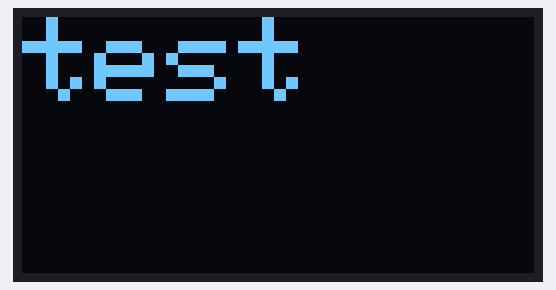
The program below on a simulated ESP32. On the bench: 128×64 one-colour display. What the program prints to the serial monitor is not drawn.

Above: at 1.1 s.

The program:

main.cpp
```cpp
// (licence header left out)
/* include headers */
#include<Arduino.h>
#include<main.h>

/* I2C display header */
#include <Wire.h>
#include <Adafruit_GFX.h>
#include <Adafruit_SSD1306.h>
#include <Adafruit_Sensor.h>


/* Declaration for an SSD1306 display connected to I2C (SDA, SCL pins) */
Adafruit_SSD1306 display(SCREEN_WIDTH, SCREEN_HEIGHT, &Wire, -1);

void setup()
{

	delay(1000);

 	Start_Serial_Peripheral();

	Start_I2C_Peripheral();

	Start_OLED_Module();

	OLED_Display_Name("test");
}

void loop()
{

}

/*
 *****************************************************************************************
 * See header file for function definition.
 *****************************************************************************************
 */
void Start_Serial_Peripheral( void )
{
	/* start serial 0 with baudrate 9600 */
	Serial.begin( 9600 );

	Serial.println( "\n project: i2c display name demo\n" );
}

/*
 *****************************************************************************************
 * See header file for function definition.
 *****************************************************************************************
 */
void Start_I2C_Peripheral( void )
{
	/* start i2c 0 with clock 100KHz */
	Wire.begin();
}

/*
 *****************************************************************************************
 * See header file for function definition.
 *****************************************************************************************
 */
void Start_OLED_Module( void )
{
	uint8_t status=0;

	status = display.begin( SSD1306_SWITCHCAPVCC, OLED_ADDRESS );

	if( status == 0 )
	{
    	Serial.println( "SSD1306 allocation failed" );
    	while( 1 )
		{
			Serial.println( "oled display not working\n" );
			delay(1000);
		}
 	}
}

/*
 *****************************************************************************************
 * See header file for function definition.
 *****************************************************************************************
 */
void OLED_Display_Name( String name )
{
	display.clearDisplay();
  	display.setTextColor(WHITE);
	display.setTextSize(3);
	display.setCursor(0,0);
	display.println(name);
	display.display();
}
```

main.h
```cpp
// (licence header left out)
/* include arduino header */
#include <Arduino.h>

/* OLED display width, in pixels */
#define SCREEN_WIDTH 128

/* OLED display height, in pixels */
#define SCREEN_HEIGHT 64

/* OLED i2c address */
#define OLED_ADDRESS 0x3C

/**
* @brief start serial periperals
* @details this api starts serial peripherals
* @return None
*/
void Start_Serial_Peripheral( void );

/**
* @brief start i2c periperals
* @details this api starts i2c peripherals
* @return None
*/
void Start_I2C_Peripheral( void );

/**
* @brief start oled module
* @details this api starts oled module
* @return None
*/
void Start_OLED_Module( void );

/**
* @brief oled display name
* @details this api display name in oled
* @param name string to display on oled
* @return None
*/
void OLED_Display_Name( String name );
```
